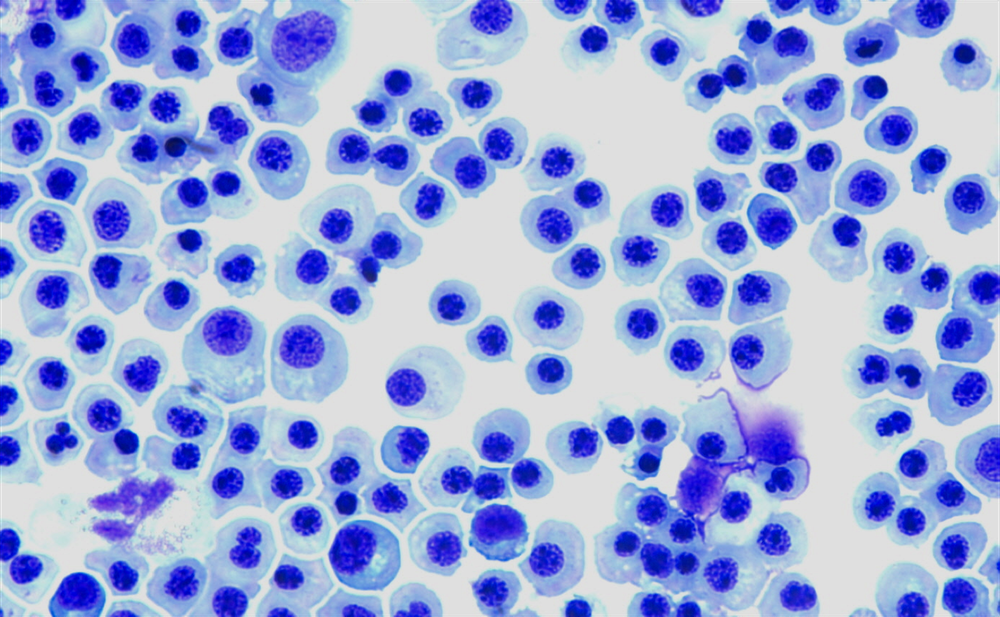
#> input picture Contraststretching/RBC-stained.png, 1000 x 617 px, shrunk from 1505 x 929 before the run
$ jupyter execute 'Contrast Stretching.ipynb'
#> lines starting #> are read from the running program, lines starting #| are printed output that depends on the picture; after the words box and inside, x2 and y2 are one past the last pixel; in counts of white or black regions, pixels touching at a corner belong together
[cell 1]
import numpy as np
import cv2
import matplotlib.pyplot as plt
import matplotlib.image as mpimg

[cell 2]
# read original image
image = cv2.imread("RBC-stained.png")
#> image is the input picture: shape (617, 1000, 3); mean B, G, R 218.5, 166.6, 152.5

# convet to gray scale image
gray = cv2.cvtColor(image, cv2.COLOR_BGR2GRAY)
cv2.imwrite('gray.png', gray)

# apply median filter for smoothning
blurM = cv2.medianBlur(gray, 5)
cv2.imwrite('blurM.png', blurM)

# apply gaussian filter for smoothning
blurG = cv2.GaussianBlur(gray, (9, 9), 0)
cv2.imwrite('blurG.png', blurG)

# histogram equalization
histoNorm = cv2.equalizeHist(gray)
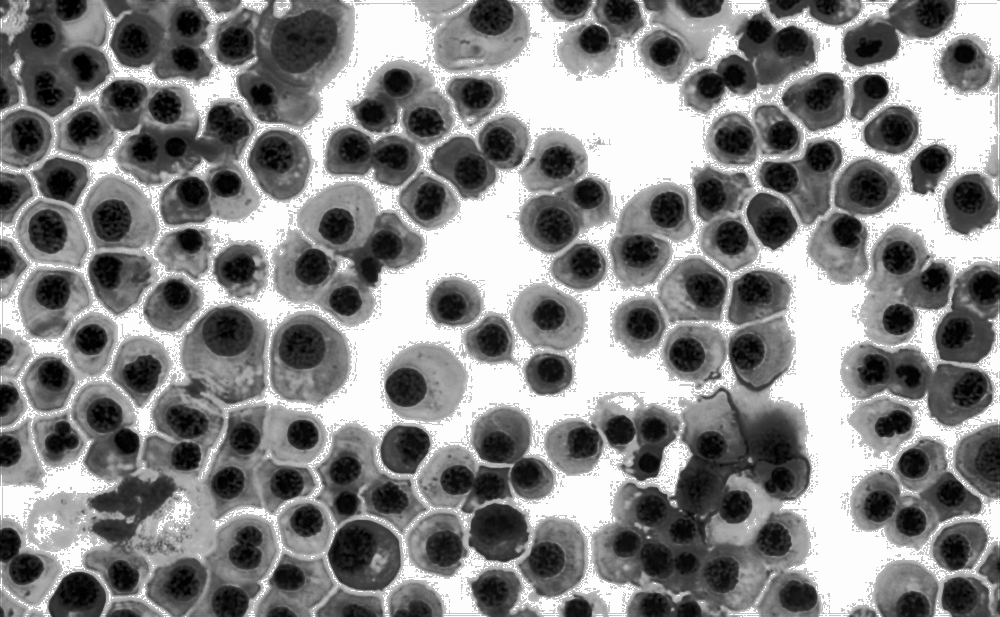
#> histoNorm: shape (617, 1000); min 0, max 255, mean 134
cv2.imwrite('histoNorm.png', histoNorm)

# create a CLAHE object for
# Contrast Limited Adaptive Histogram Equalization (CLAHE)
clahe = cv2.createCLAHE(clipLimit = 2.0, tileGridSize=(8, 8))
claheNorm = clahe.apply(gray)
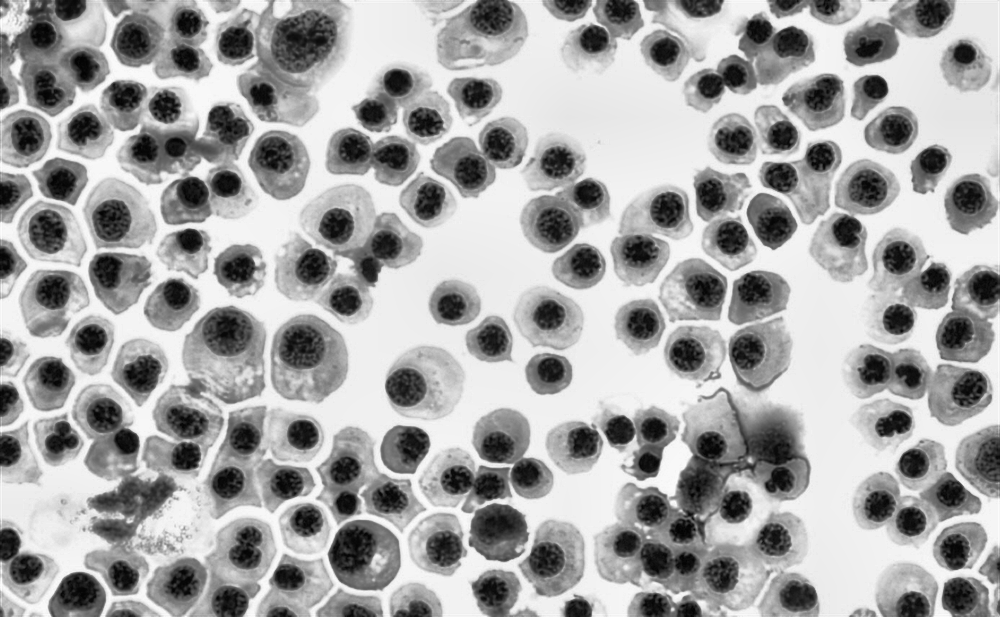
#> claheNorm: shape (617, 1000); min 2, max 253, mean 164.8
cv2.imwrite('claheNorm.png', claheNorm)


#contrast stretching
# Function to map each intensity level to output intensity level.
def pixelVal(pix, r1, s1, r2, s2):
    if (0 <= pix and pix <= r1):
        return (s1 / r1) * pix
    elif (r1 < pix and pix <= r2):
        return ((s2 - s1) / (r2 - r1)) * (pix - r1) + s1
    else:
        return ((255 - s2) / (255 - r2)) * (pix - r2) + s2

[cell 3]
 # Define parameters.


r1 = 70
s1 = 0
r2 = 200
s2 = 255

# Vectorize the function to apply it to each value in the Numpy array.
pixelVal_vec = np.vectorize(pixelVal)

# Apply contrast stretching.
contrast_stretched = pixelVal_vec(gray, r1, s1, r2, s2)
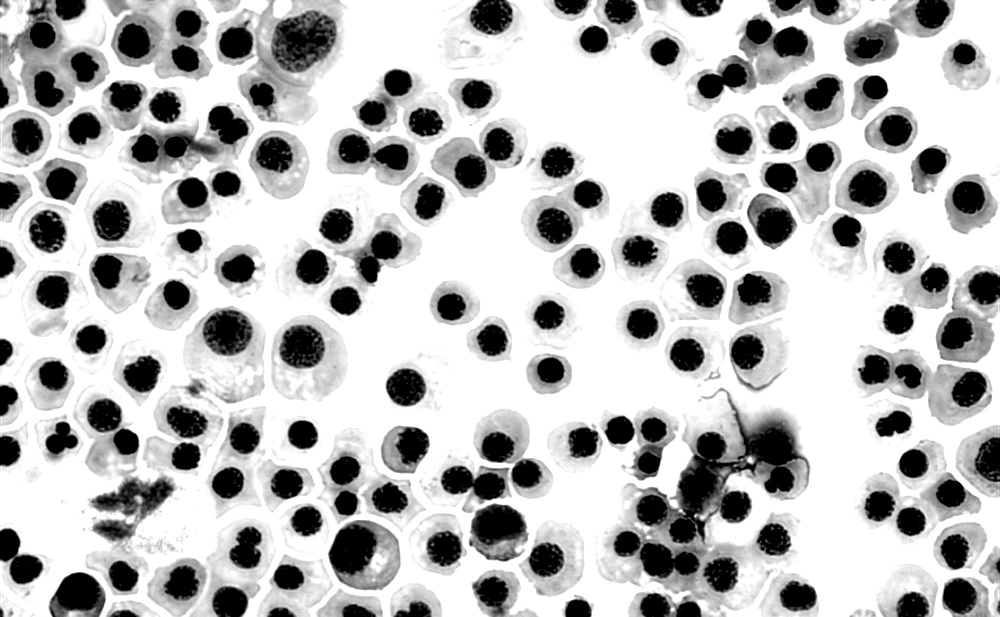
#> contrast_stretched: shape (617, 1000) float64; min 0, max 255, mean 184.5
contrast_stretched_blurM = pixelVal_vec(blurM, r1, s1, r2, s2)

cv2.imwrite('contrast_stretch.png', contrast_stretched)
cv2.imwrite('contrast_stretch_blurM.png',
            contrast_stretched_blurM)

# edge detection using canny edge detector
edge = cv2.Canny(gray, 100, 200)
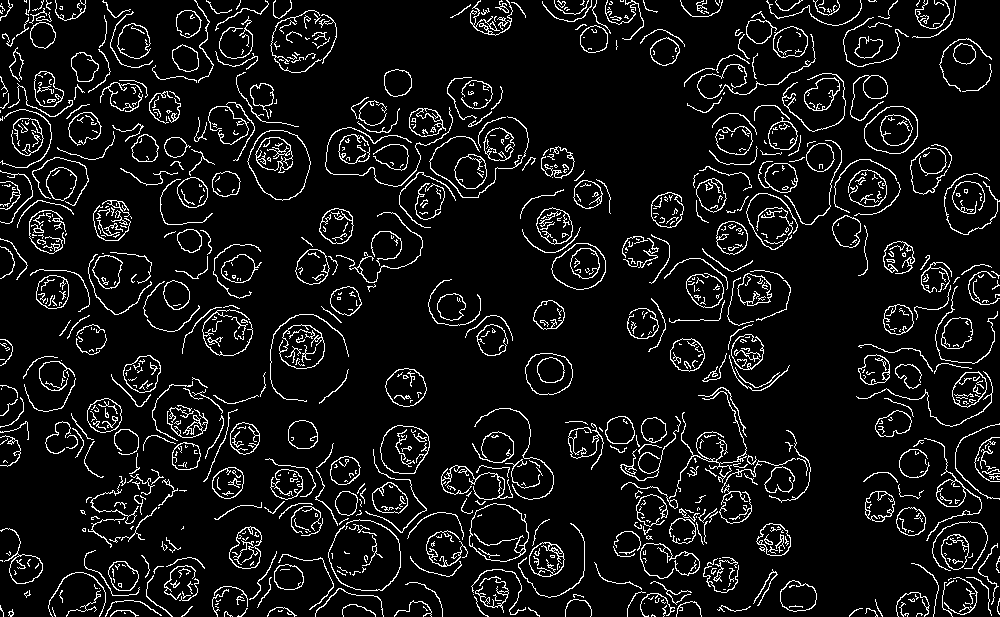
#> edge: shape (617, 1000); 8.1% white in thin lines or dots
cv2.imwrite('edge.png', edge)
image1= mpimg.imread('edge.png')
#> image1: shape (617, 1000) float32; values 0 (black) and 1 (white), 8.1% white in thin lines or dots
plt.imshow(image1)

[cell 4]
edgeG = cv2.Canny(blurG, 100, 200)
#> edgeG: shape (617, 1000); 3.1% white in thin lines or dots
cv2.imwrite('edgeG.png', edgeG)
image2= mpimg.imread('edgeG.png')
#> image2: shape (617, 1000) float32; values 0 (black) and 1 (white), 3.1% white in thin lines or dots
plt.imshow(image2)

[cell 5]
edgeM = cv2.Canny(blurM, 100, 200)
#> edgeM: shape (617, 1000); 6% white in thin lines or dots
cv2.imwrite('edgeM.png', edgeM)
image3= mpimg.imread('edgeG.png')
plt.imshow(image3)

[cell 6]
# read enhanced image
img = cv2.imread('edgeG.png', 0)

# morphological operations
kernel = np.ones((5, 5), np.uint8)
dilation = cv2.dilate(img, kernel, iterations = 1)
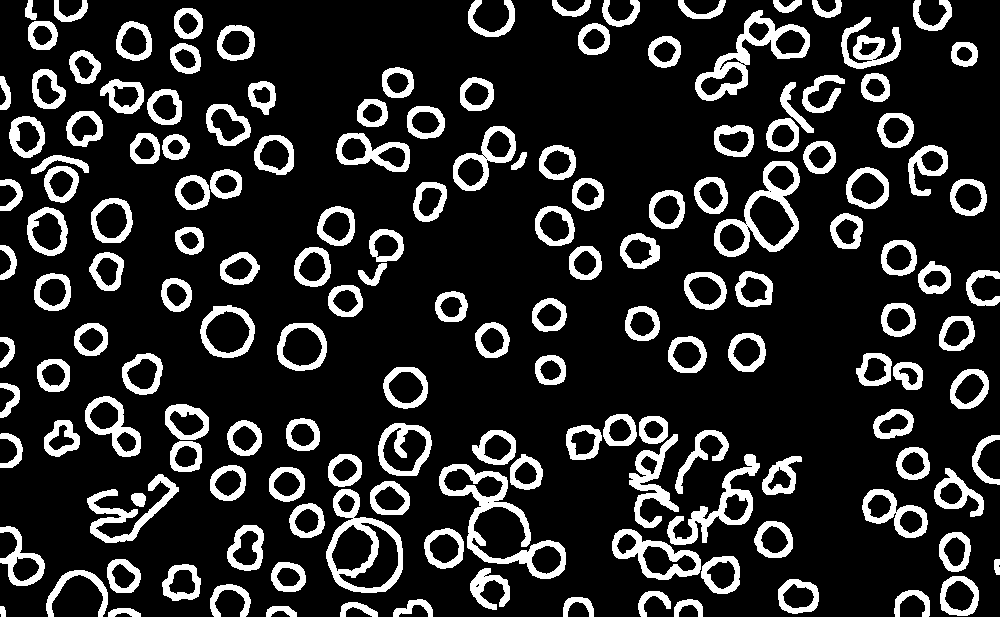
#> dilation: shape (617, 1000); 16.8% white; 157 white regions, largest, box (x1, y1, x2, y2) and area: (439, 464, 566, 579) 3066, (695, 10, 810, 101) 2526, (326, 489, 403, 593) 2417
closing = cv2.morphologyEx(img, cv2.MORPH_CLOSE, kernel)
#> closing: shape (617, 1000); 3.5% white in thin lines or dots

# Adaptive thresholding on mean and gaussian filter
th2 = cv2.adaptiveThreshold(img, 255, cv2.ADAPTIVE_THRESH_MEAN_C,cv2.THRESH_BINARY, 11, 2)
#> th2: shape (617, 1000); 67.4% white; 107 black regions, largest, box (x1, y1, x2, y2) and area: (563, 411, 805, 597) 16615, (421, 427, 569, 613) 10772, (691, 72, 848, 260) 9937
th3 = cv2.adaptiveThreshold(img, 255, cv2.ADAPTIVE_THRESH_GAUSSIAN_C,cv2.THRESH_BINARY, 11, 2)
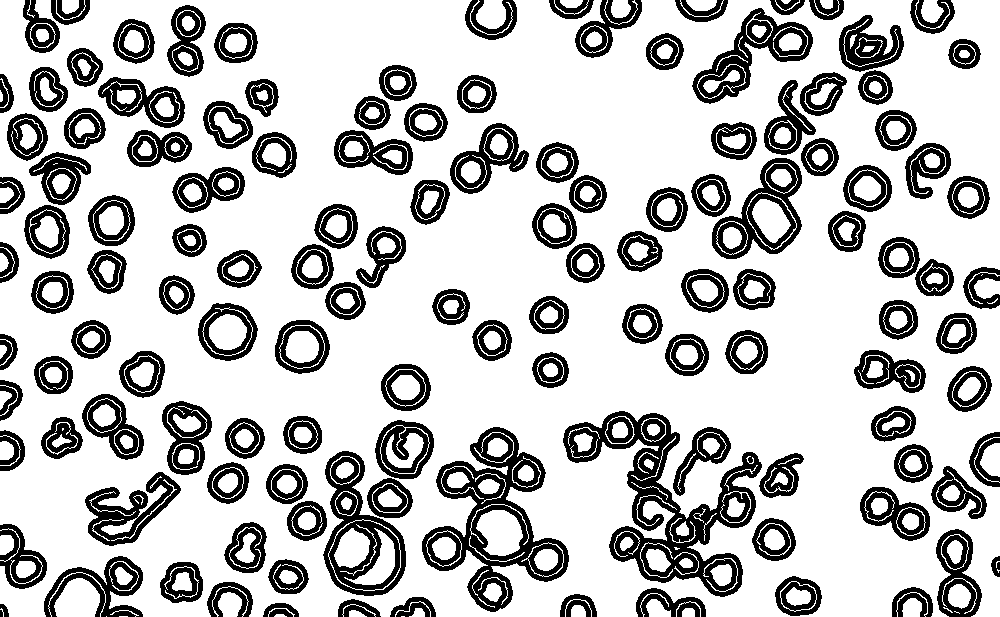
#> th3: shape (617, 1000); 74.9% white; 129 black regions, largest, box (x1, y1, x2, y2) and area: (563, 411, 762, 597) 10782, (422, 427, 569, 612) 8424, (323, 451, 406, 596) 4421
# Otsu's thresholding
ret4, th4 = cv2.threshold(img, 0, 255, cv2.THRESH_BINARY + cv2.THRESH_OTSU)
#> ret4 = 0

# Initialize the list
Cell_count, x_count, y_count = [], [], []

# read original image, to display the circle and center detection
display = cv2.imread("gray.png")
#> display: shape (617, 1000, 3); min 16, max 242, mean 168.3

# hough transform with modified circular parameters
circles=cv2.HoughCircles(th4, cv2.HOUGH_GRADIENT,1.2,20, param1=50,param2=28,minRadius=1,maxRadius=50)
#> circles = 123 rows, first 8: [365.4, 555, 35.56], [226.2, 331.8, 24.04], [498.6, 533.4, 28.12], [405, 449.4, 24.16], [444.6, 546.6, 17.2], [53.4, 375, 15.04], [731.4, 235.8, 16.12], [300.6, 346.2, 21.64]


# circle detection and labeling using hough transformation
if circles is not None:
        # convert the (x, y) coordinates and radius of the circles to integers
        circles = np.round(circles[0, :]).astype("int")
#> circles = 123 rows, first 8: [365, 555, 36], [226, 332, 24], [499, 533, 28], [405, 449, 24], [445, 547, 17], [53, 375, 15], [731, 236, 16], [301, 346, 22]

        # loop over the (x, y) coordinates and radius of the circles
        for (x, y, r) in circles:

                cv2.circle(display, (x, y), r, (0, 255, 0), 2)
                cv2.rectangle(display, (x - 2, y - 2),
                              (x + 2, y + 2), (0, 128, 255), -1)
                Cell_count.append(r)
                x_count.append(x)
                y_count.append(y)
#> this loop made 123 passes
#> (x, y, r) on passes 1 to 12: (365, 555, 36), (226, 332, 24), (499, 533, 28), (405, 449, 24), (445, 547, 17), (53, 375, 15), (731, 236, 16), (301, 346, 22), (92, 338, 14), (547, 559, 17), (967, 197, 16), (476, 94, 15)
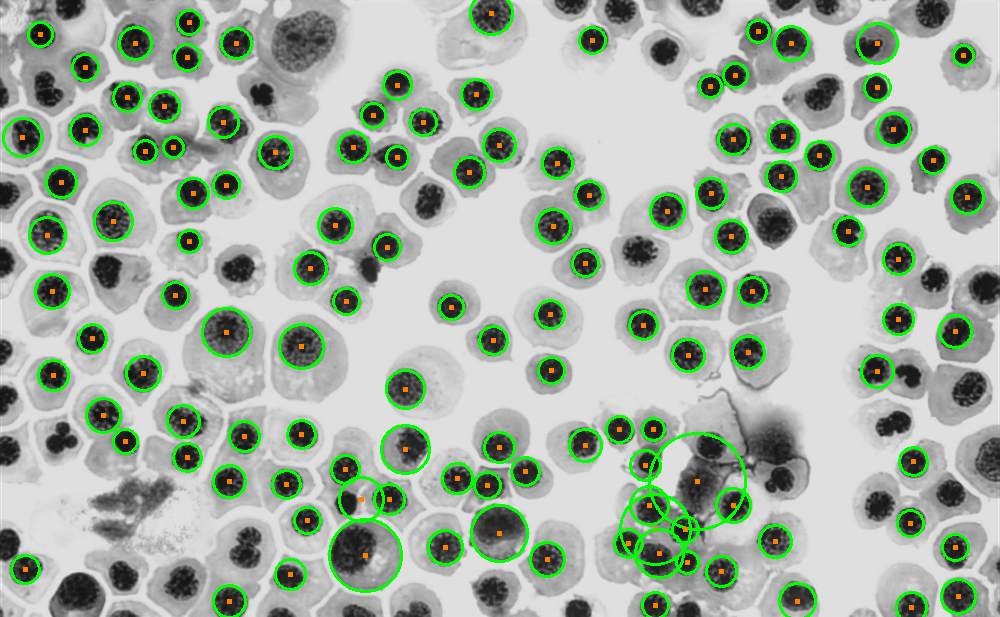
#> display: shape (617, 1000, 3); mean B, G, R 161.4, 176.8, 162.7
#> after the loop, Cell_count = 123 values, max 48 at index 41, min 10 at index 74, mean 15.76; x_count = 123 values, max 967 at index 10, min 22 at index 59, mean 491.6; y_count = 123 values, max 607 at index 101, min 13 at index 36, mean 308.3


    # show the output image
        cv2.imshow("gray", display)
        cv2.waitKey(0)


 #display the count of blue cells
print(len(Cell_count))
#| 123
